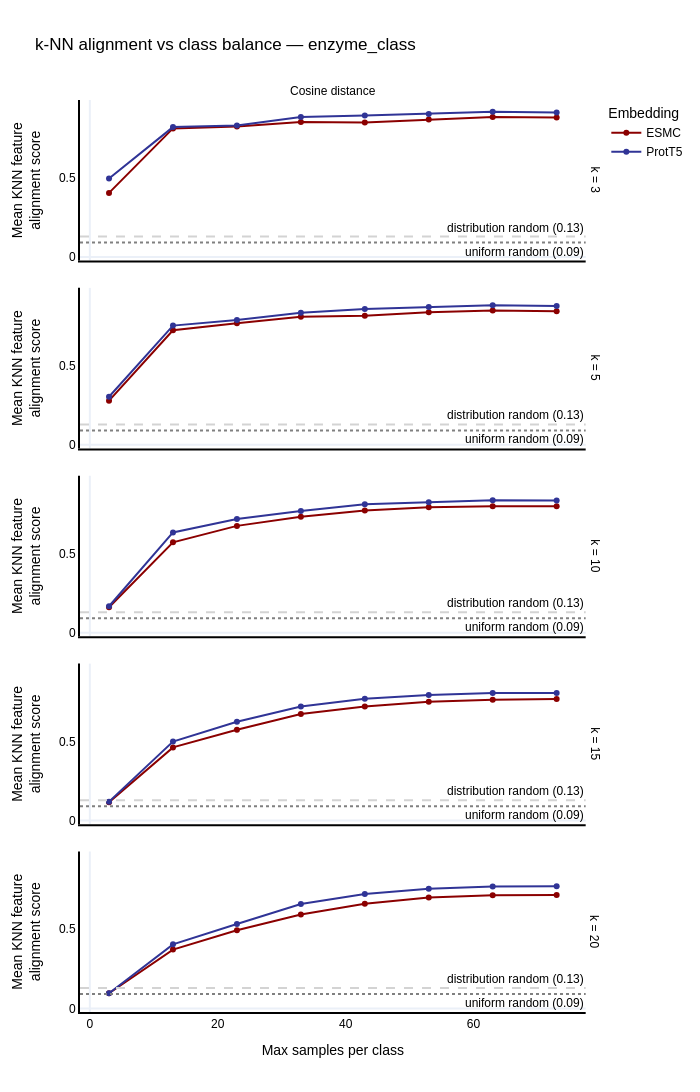

The cell this chart's notebook holds for it:
### Markdown cell above
---
## Step 5 — Robustness to class imbalance and label noise

The Pla2g2 dataset has notable imbalance across enzyme classes — run both sweeps.

### 5a — Progressive rebalancing

Progressively downsample the majority class toward n_min and repeat KNN alignment.
Stable rankings → imbalance is not driving the result.
Changing rankings → the score was frequency-driven.

### Code cell
fig_balance = plot_knn_alignment_vs_class_balance(
    emma=ema,
    feature=feature,
    emb_spaces=models,
    k_values=k_values,
    metrics=["cosine"],
    n_balance_steps=8,
    seed=42,
    color_discrete_map=colors,
    show_random_baselines=True,
)
fig_balance.update_layout(width=700)
fig_balance.show()

### Figure 1 — Plotly figure (JSON) as saved in the notebook; plotly's stock layout.template omitted (floating-point values rounded to 4 significant figures)
{"data": [{"customdata": [[33], [122], [194], [264], [331], [389], [427], [446]], "hovertemplate": "Embedding=ESMC<br>k=3<br>Metric=Cosine distance<br>Max samples per class=%{x}<br>Mean KNN feature<br>alignment score=%{y}<br>Total samples=%{customdata[0]}<extra></extra>", "legendgroup": "ESMC", "line": {"color": "#8B0000", "dash": "solid"}, "marker": {"symbol": "circle"}, "mode": "lines+markers", "name": "ESMC", "orientation": "v", "showlegend": true, "type": "scatter", "x": [3, 13, 23, 33, 43, 53, 63, 73], "xaxis": "x5", "y": [0.404, 0.8115, 0.823, 0.8523, 0.8489, 0.868, 0.8837, 0.8797], "yaxis": "y5"}, {"customdata": [[33], [122], [194], [264], [331], [389], [427], [446]], "hovertemplate": "Embedding=ESMC<br>k=5<br>Metric=Cosine distance<br>Max samples per class=%{x}<br>Mean KNN feature<br>alignment score=%{y}<br>Total samples=%{customdata[0]}<extra></extra>", "legendgroup": "ESMC", "line": {"color": "#8B0000", "dash": "solid"}, "marker": {"symbol": "circle"}, "mode": "lines+markers", "name": "ESMC", "orientation": "v", "showlegend": false, "type": "scatter", "x": [3, 13, 23, 33, 43, 53, 63, 73], "xaxis": "x4", "y": [0.2788, 0.723, 0.767, 0.8083, 0.8145, 0.8365, 0.8487, 0.8439], "yaxis": "y4"}, {"customdata": [[33], [122], [194], [264], [331], [389], [427], [446]], "hovertemplate": "Embedding=ESMC<br>k=10<br>Metric=Cosine distance<br>Max samples per class=%{x}<br>Mean KNN feature<br>alignment score=%{y}<br>Total samples=%{customdata[0]}<extra></extra>", "legendgroup": "ESMC", "line": {"color": "#8B0000", "dash": "solid"}, "marker": {"symbol": "circle"}, "mode": "lines+markers", "name": "ESMC", "orientation": "v", "showlegend": false, "type": "scatter", "x": [3, 13, 23, 33, 43, 53, 63, 73], "xaxis": "x3", "y": [0.1606, 0.5705, 0.6742, 0.7326, 0.7716, 0.7913, 0.7977, 0.7975], "yaxis": "y3"}, {"customdata": [[33], [122], [194], [264], [331], [389], [427], [446]], "hovertemplate": "Embedding=ESMC<br>k=15<br>Metric=Cosine distance<br>Max samples per class=%{x}<br>Mean KNN feature<br>alignment score=%{y}<br>Total samples=%{customdata[0]}<extra></extra>", "legendgroup": "ESMC", "line": {"color": "#8B0000", "dash": "solid"}, "marker": {"symbol": "circle"}, "mode": "lines+markers", "name": "ESMC", "orientation": "v", "showlegend": false, "type": "scatter", "x": [3, 13, 23, 33, 43, 53, 63, 73], "xaxis": "x2", "y": [0.1152, 0.4617, 0.5735, 0.6725, 0.7194, 0.7506, 0.7632, 0.7667], "yaxis": "y2"}, {"customdata": [[33], [122], [194], [264], [331], [389], [427], [446]], "hovertemplate": "Embedding=ESMC<br>k=20<br>Metric=Cosine distance<br>Max samples per class=%{x}<br>Mean KNN feature<br>alignment score=%{y}<br>Total samples=%{customdata[0]}<extra></extra>", "legendgroup": "ESMC", "line": {"color": "#8B0000", "dash": "solid"}, "marker": {"symbol": "circle"}, "mode": "lines+markers", "name": "ESMC", "orientation": "v", "showlegend": false, "type": "scatter", "x": [3, 13, 23, 33, 43, 53, 63, 73], "xaxis": "x", "y": [0.09545, 0.3713, 0.4936, 0.5926, 0.661, 0.7009, 0.7152, 0.7165], "yaxis": "y"}, {"customdata": [[33], [122], [194], [264], [331], [389], [427], [446]], "hovertemplate": "Embedding=ProtT5<br>k=3<br>Metric=Cosine distance<br>Max samples per class=%{x}<br>Mean KNN feature<br>alignment score=%{y}<br>Total samples=%{customdata[0]}<extra></extra>", "legendgroup": "ProtT5", "line": {"color": "#303496", "dash": "solid"}, "marker": {"symbol": "circle"}, "mode": "lines+markers", "name": "ProtT5", "orientation": "v", "showlegend": true, "type": "scatter", "x": [3, 13, 23, 33, 43, 53, 63, 73], "xaxis": "x5", "y": [0.4949, 0.8197, 0.8299, 0.8838, 0.8922, 0.9032, 0.9165, 0.9118], "yaxis": "y5"}, {"customdata": [[33], [122], [194], [264], [331], [389], [427], [446]], "hovertemplate": "Embedding=ProtT5<br>k=5<br>Metric=Cosine distance<br>Max samples per class=%{x}<br>Mean KNN feature<br>alignment score=%{y}<br>Total samples=%{customdata[0]}<extra></extra>", "legendgroup": "ProtT5", "line": {"color": "#303496", "dash": "solid"}, "marker": {"symbol": "circle"}, "mode": "lines+markers", "name": "ProtT5", "orientation": "v", "showlegend": false, "type": "scatter", "x": [3, 13, 23, 33, 43, 53, 63, 73], "xaxis": "x4", "y": [0.303, 0.7525, 0.7876, 0.8341, 0.858, 0.8699, 0.8815, 0.8771], "yaxis": "y4"}, {"customdata": [[33], [122], [194], [264], [331], [389], [427], [446]], "hovertemplate": "Embedding=ProtT5<br>k=10<br>Metric=Cosine distance<br>Max samples per class=%{x}<br>Mean KNN feature<br>alignment score=%{y}<br>Total samples=%{customdata[0]}<extra></extra>", "legendgroup": "ProtT5", "line": {"color": "#303496", "dash": "solid"}, "marker": {"symbol": "circle"}, "mode": "lines+markers", "name": "ProtT5", "orientation": "v", "showlegend": false, "type": "scatter", "x": [3, 13, 23, 33, 43, 53, 63, 73], "xaxis": "x3", "y": [0.1667, 0.6328, 0.7175, 0.7686, 0.8112, 0.8234, 0.8368, 0.8339], "yaxis": "y3"}, {"customdata": [[33], [122], [194], [264], [331], [389], [427], [446]], "hovertemplate": "Embedding=ProtT5<br>k=15<br>Metric=Cosine distance<br>Max samples per class=%{x}<br>Mean KNN feature<br>alignment score=%{y}<br>Total samples=%{customdata[0]}<extra></extra>", "legendgroup": "ProtT5", "line": {"color": "#303496", "dash": "solid"}, "marker": {"symbol": "circle"}, "mode": "lines+markers", "name": "ProtT5", "orientation": "v", "showlegend": false, "type": "scatter", "x": [3, 13, 23, 33, 43, 53, 63, 73], "xaxis": "x2", "y": [0.1192, 0.4989, 0.6234, 0.7197, 0.7692, 0.7926, 0.8056, 0.806], "yaxis": "y2"}, {"customdata": [[33], [122], [194], [264], [331], [389], [427], [446]], "hovertemplate": "Embedding=ProtT5<br>k=20<br>Metric=Cosine distance<br>Max samples per class=%{x}<br>Mean KNN feature<br>alignment score=%{y}<br>Total samples=%{customdata[0]}<extra></extra>", "legendgroup": "ProtT5", "line": {"color": "#303496", "dash": "solid"}, "marker": {"symbol": "circle"}, "mode": "lines+markers", "name": "ProtT5", "orientation": "v", "showlegend": false, "type": "scatter", "x": [3, 13, 23, 33, 43, 53, 63, 73], "xaxis": "x", "y": [0.09545, 0.4045, 0.5327, 0.6589, 0.7231, 0.7554, 0.77, 0.771], "yaxis": "y"}], "layout": {"annotations": [{"showarrow": false, "text": "Cosine distance", "x": 0.49, "xanchor": "center", "xref": "paper", "y": 1, "yanchor": "bottom", "yref": "paper"}, {"showarrow": false, "text": "k = 20", "textangle": 90, "x": 0.98, "xanchor": "left", "xref": "paper", "y": 0.088, "yanchor": "middle", "yref": "paper"}, {"showarrow": false, "text": "k = 15", "textangle": 90, "x": 0.98, "xanchor": "left", "xref": "paper", "y": 0.294, "yanchor": "middle", "yref": "paper"}, {"showarrow": false, "text": "k = 10", "textangle": 90, "x": 0.98, "xanchor": "left", "xref": "paper", "y": 0.5, "yanchor": "middle", "yref": "paper"}, {"showarrow": false, "text": "k = 5", "textangle": 90, "x": 0.98, "xanchor": "left", "xref": "paper", "y": 0.706, "yanchor": "middle", "yref": "paper"}, {"showarrow": false, "text": "k = 3", "textangle": 90, "x": 0.98, "xanchor": "left", "xref": "paper", "y": 0.912, "yanchor": "middle", "yref": "paper"}, {"showarrow": false, "text": "uniform random (0.09)", "x": 1, "xanchor": "right", "xref": "x domain", "y": 0.09091, "yanchor": "top", "yref": "y"}, {"showarrow": false, "text": "uniform random (0.09)", "x": 1, "xanchor": "right", "xref": "x2 domain", "y": 0.09091, "yanchor": "top", "yref": "y2"}, {"showarrow": false, "text": "uniform random (0.09)", "x": 1, "xanchor": "right", "xref": "x3 domain", "y": 0.09091, "yanchor": "top", "yref": "y3"}, {"showarrow": false, "text": "uniform random (0.09)", "x": 1, "xanchor": "right", "xref": "x4 domain", "y": 0.09091, "yanchor": "top", "yref": "y4"}, {"showarrow": false, "text": "uniform random (0.09)", "x": 1, "xanchor": "right", "xref": "x5 domain", "y": 0.09091, "yanchor": "top", "yref": "y5"}, {"showarrow": false, "text": "distribution random (0.13)", "x": 1, "xanchor": "right", "xref": "x domain", "y": 0.1284, "yanchor": "bottom", "yref": "y"}, {"showarrow": false, "text": "distribution random (0.13)", "x": 1, "xanchor": "right", "xref": "x2 domain", "y": 0.1284, "yanchor": "bottom", "yref": "y2"}, {"showarrow": false, "text": "distribution random (0.13)", "x": 1, "xanchor": "right", "xref": "x3 domain", "y": 0.1284, "yanchor": "bottom", "yref": "y3"}, {"showarrow": false, "text": "distribution random (0.13)", "x": 1, "xanchor": "right", "xref": "x4 domain", "y": 0.1284, "yanchor": "bottom", "yref": "y4"}, {"showarrow": false, "text": "distribution random (0.13)", "x": 1, "xanchor": "right", "xref": "x5 domain", "y": 0.1284, "yanchor": "bottom", "yref": "y5"}], "font": {"color": "black", "family": "Arial", "size": 12}, "height": 1180, "legend": {"title": {"text": "Embedding"}, "tracegroupgap": 0}, "shapes": [{"line": {"color": "grey", "dash": "dot"}, "type": "line", "x0": 0, "x1": 1, "xref": "x domain", "y0": 0.09091, "y1": 0.09091, "yref": "y"}, {"line": {"color": "grey", "dash": "dot"}, "type": "line", "x0": 0, "x1": 1, "xref": "x2 domain", "y0": 0.09091, "y1": 0.09091, "yref": "y2"}, {"line": {"color": "grey", "dash": "dot"}, "type": "line", "x0": 0, "x1": 1, "xref": "x3 domain", "y0": 0.09091, "y1": 0.09091, "yref": "y3"}, {"line": {"color": "grey", "dash": "dot"}, "type": "line", "x0": 0, "x1": 1, "xref": "x4 domain", "y0": 0.09091, "y1": 0.09091, "yref": "y4"}, {"line": {"color": "grey", "dash": "dot"}, "type": "line", "x0": 0, "x1": 1, "xref": "x5 domain", "y0": 0.09091, "y1": 0.09091, "yref": "y5"}, {"line": {"color": "lightgrey", "dash": "dash"}, "type": "line", "x0": 0, "x1": 1, "xref": "x domain", "y0": 0.1284, "y1": 0.1284, "yref": "y"}, {"line": {"color": "lightgrey", "dash": "dash"}, "type": "line", "x0": 0, "x1": 1, "xref": "x2 domain", "y0": 0.1284, "y1": 0.1284, "yref": "y2"}, {"line": {"color": "lightgrey", "dash": "dash"}, "type": "line", "x0": 0, "x1": 1, "xref": "x3 domain", "y0": 0.1284, "y1": 0.1284, "yref": "y3"}, {"line": {"color": "lightgrey", "dash": "dash"}, "type": "line", "x0": 0, "x1": 1, "xref": "x4 domain", "y0": 0.1284, "y1": 0.1284, "yref": "y4"}, {"line": {"color": "lightgrey", "dash": "dash"}, "type": "line", "x0": 0, "x1": 1, "xref": "x5 domain", "y0": 0.1284, "y1": 0.1284, "yref": "y5"}], "title": {"text": "k-NN alignment vs class balance — enzyme_class"}, "width": 700, "xaxis": {"anchor": "y", "domain": [0, 0.98], "linecolor": "black", "linewidth": 2, "showgrid": false, "showline": true, "title": {"text": "Max samples per class"}}, "xaxis2": {"anchor": "y2", "domain": [0, 0.98], "linecolor": "black", "linewidth": 2, "matches": "x", "showgrid": false, "showline": true, "showticklabels": false}, "xaxis3": {"anchor": "y3", "domain": [0, 0.98], "linecolor": "black", "linewidth": 2, "matches": "x", "showgrid": false, "showline": true, "showticklabels": false}, "xaxis4": {"anchor": "y4", "domain": [0, 0.98], "linecolor": "black", "linewidth": 2, "matches": "x", "showgrid": false, "showline": true, "showticklabels": false}, "xaxis5": {"anchor": "y5", "domain": [0, 0.98], "linecolor": "black", "linewidth": 2, "matches": "x", "showgrid": false, "showline": true, "showticklabels": false}, "yaxis": {"anchor": "x", "domain": [0, 0.176], "linecolor": "black", "linewidth": 2, "showgrid": false, "showline": true, "title": {"text": "Mean KNN feature<br>alignment score"}}, "yaxis2": {"anchor": "x2", "domain": [0.206, 0.382], "linecolor": "black", "linewidth": 2, "matches": "y", "showgrid": false, "showline": true, "title": {"text": "Mean KNN feature<br>alignment score"}}, "yaxis3": {"anchor": "x3", "domain": [0.412, 0.588], "linecolor": "black", "linewidth": 2, "matches": "y", "showgrid": false, "showline": true, "title": {"text": "Mean KNN feature<br>alignment score"}}, "yaxis4": {"anchor": "x4", "domain": [0.618, 0.794], "linecolor": "black", "linewidth": 2, "matches": "y", "showgrid": false, "showline": true, "title": {"text": "Mean KNN feature<br>alignment score"}}, "yaxis5": {"anchor": "x5", "domain": [0.824, 1], "linecolor": "black", "linewidth": 2, "matches": "y", "showgrid": false, "showline": true, "title": {"text": "Mean KNN feature<br>alignment score"}}}}
